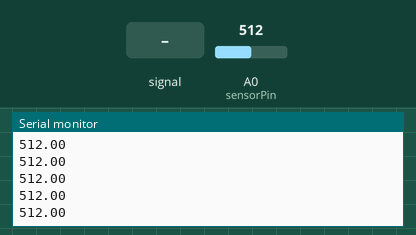
Simulated run of this sketch. Board: Arduino Uno, built with avr-gcc and run on an emulated ATmega328P. Shown: the last lines printed to the serial monitor. The inputs (shaded band) are chosen by the test bench; at power-on: A0 (sensorPin) = 512.

Above: at 1.2 s.
1.3 s: A0 (sensorPin) fed a 200 Hz sine of ±81 counts around its level
At 2.4 s:
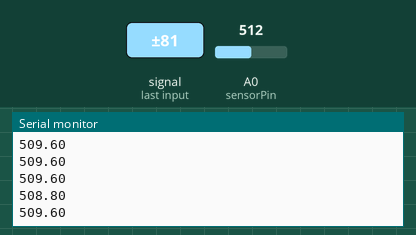
2.8 s: A0 (sensorPin) set to 716
At 3.6 s:
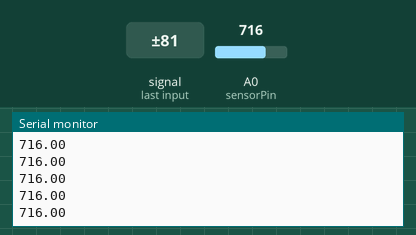
4.3 s: A0 (sensorPin) fed a 1000 Hz sine of ±255 counts around its level
At 5.4 s:
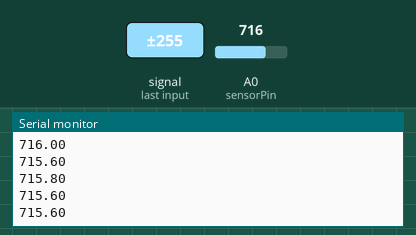
5.8 s: A0 (sensorPin) set to 900
At 6.9 s:
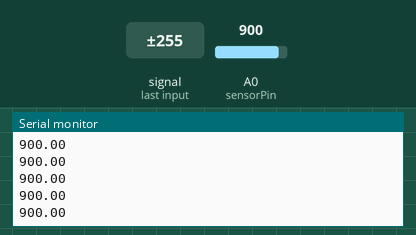
Timing chart, 0 to 8.3 s (numbered marks = the images above; inputs shaded):
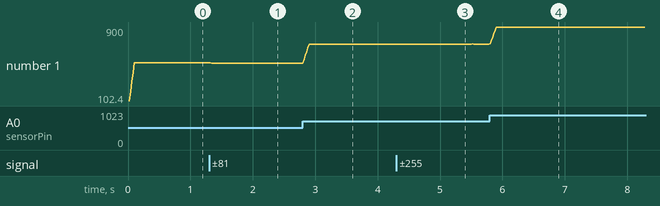

Measured:
- after the input at 1.3 s, the serial monitor: prints a new line at once (image 1)
- after the input at 2.8 s, the serial monitor: prints a new line at once (image 2)
- after the input at 4.3 s, the serial monitor: prints a new line at once (image 3)
- after the input at 5.8 s, the serial monitor: prints a new line at once (image 4)
- plotted number 1: 512 → 508.6 after the input at 1.3 s, 508.6 → 716 after the input at 2.8 s, 716 → 715.2 after the input at 4.3 s, 715.2 → 900 after the input at 5.8 s

The sketch:

smooth_no_noise.ino
```cpp
#define samp_size 5
int sensorPin = 0;

// Variables
int reads[samp_size] = {0}; // Number of reads you can take at a time
int ptr = 0;
int sum = 0;
int n;
float reader, last, start, now;

void setup() {
  Serial.begin(9600);
}

void loop() {
  /*
   * Remove the noise from the signal here
   */
  n = 0;
  start = millis();
  reader = 0.;

  do {
    reader += analogRead (sensorPin); // add the current value
    n++;
    now = millis();
  } while (now < start + 20);         // wait until 20ms have elapsed

  reader /= n;                        // take the average of the values in 20ms

  /*
   * Smoothen out the signal here
   */
  sum -= reads[ptr];    // subtract the oldest reading
  sum += reader;        // add the most recent reading
  reads[ptr] = reader;  // replace the oldest reading with the most recent one

  last = float(sum) / samp_size;  // calculate the average of the last 20 points

  ptr++;
  ptr %= samp_size;   // Make sure ptr is within samp_size

  Serial.println(last); // print the value out
}
```
